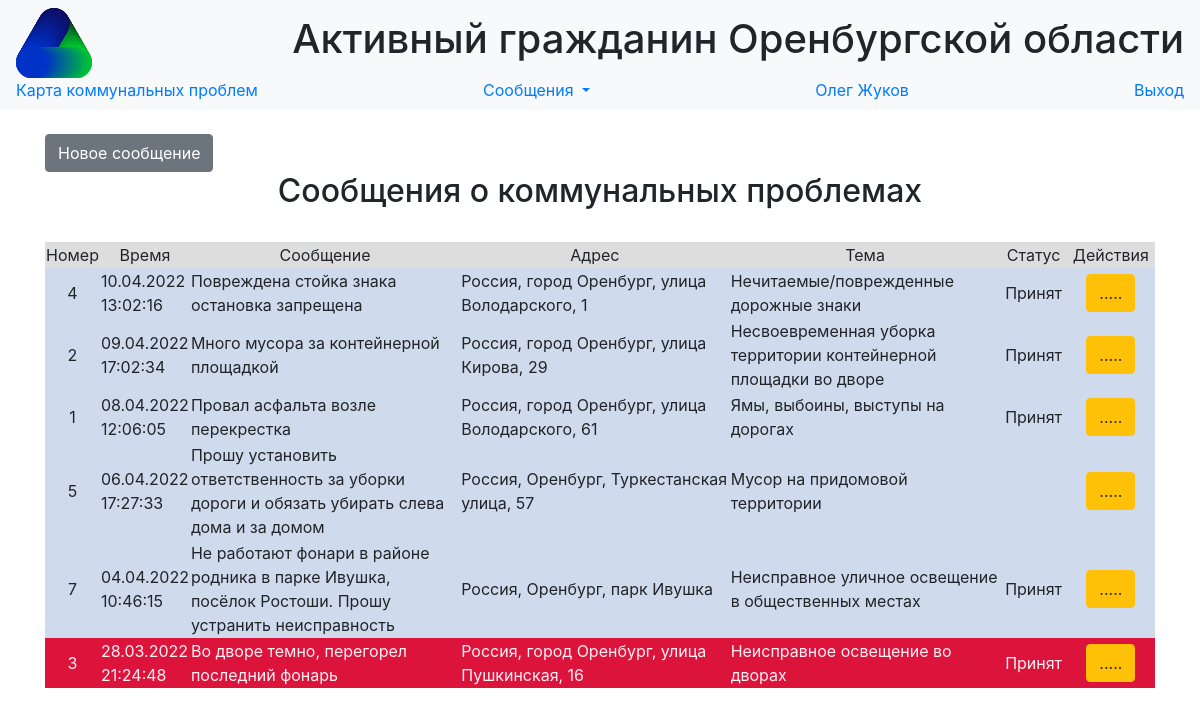
/calls (signed in), run on the app's committed database.
### data/users.py (models this page shows, shortened)
class User(SqlAlchemyBase, UserMixin,SerializerMixin):
    __tablename__ = 'users'
    id = sqlalchemy.Column(sqlalchemy.Integer,
                           primary_key=True, autoincrement=True)
    surname = sqlalchemy.Column(sqlalchemy.String, nullable=True)
    name = sqlalchemy.Column(sqlalchemy.String, nullable=True)
    position = sqlalchemy.Column(sqlalchemy.String, nullable=True)
    locality = sqlalchemy.Column(sqlalchemy.String, nullable=True)
    email = sqlalchemy.Column(sqlalchemy.String,
                              index=True, unique=True, nullable=True)
    hashed_password = sqlalchemy.Column(sqlalchemy.String, nullable=True)
    modified_date = sqlalchemy.Column(sqlalchemy.DateTime,
                                      default=datetime.datetime.now)

### data/calls.py (models this page shows, shortened)
class Call(SqlAlchemyBase, SerializerMixin):
    __tablename__ = 'calls'
    id = sqlalchemy.Column(sqlalchemy.Integer,
                           primary_key=True, autoincrement=True)
    message = sqlalchemy.Column(sqlalchemy.String, nullable=True)
    address = sqlalchemy.Column(sqlalchemy.String, nullable=True)
    point = sqlalchemy.Column(sqlalchemy.String, nullable=True)
    service = sqlalchemy.Column(sqlalchemy.String, nullable=True)
    status = sqlalchemy.Column(sqlalchemy.String, nullable=True)
    call_time = sqlalchemy.Column(sqlalchemy.DateTime,
                                  default=datetime.datetime.utcnow())
    finish_time = sqlalchemy.Column(sqlalchemy.DateTime,
                                    nullable=True)
    answer = sqlalchemy.Column(sqlalchemy.String, nullable=True)

### main.py (the view)
@app.route('/calls')
@login_required
def calls():
    db_sess = db_session.create_session()
    calls = db_sess.query(Call).order_by(desc(Call.call_time)).all()
    db_sess.commit()
    return render_template('calls.html', calls=calls, time_now=datetime.datetime.today())

### data/db_session.py (called while the page is built)
def create_session() -> Session:
    global __factory
    return __factory()

### main.py (called while the page is built)
@login_manager.user_loader
def load_user(user_id):
    db_sess = db_session.create_session()
    return db_sess.query(User).get(user_id)

### templates/calls.html (shortened to what this page needs)
{% extends "base.html" %}
{% block content %}
{% set STATUSES  = {"received": "Принят", "serviced": "Выполняется", "finished":  "Завершен"} %}
<br>
{% if current_user.is_authenticated %}
    <a href="/add_call" class="btn btn-secondary">Новое сообщение</a>
{% endif %}
<br>
<h2 align="center">Сообщения о коммунальных проблемах</h2>
<br>
<div class="table_container">
    <table class="my_table">
        <tr class="my_row">
            <td class="title" width="2%" bgcolor="#dddddd" align="center">Номер</td>
            <td class="title" width="5%" bgcolor="#dddddd" align="center">Время</td>
            <td class="title" width="25%" bgcolor="#dddddd" align="center">Сообщение</td>
            <td class="title" width="25%" bgcolor="#dddddd" align="center">Адрес</td>
            <td class="title" width="25%" bgcolor="#dddddd" align="center">Тема</td>
            <td class="title" width="6%" bgcolor="#dddddd" align="center">Статус</td>
            <td class="title" width="8%" bgcolor="#dddddd" align="center">Действия</td>
        </tr>
        {% for call in calls %}
            {% if (time_now - call.call_time).days >= 10 and call.status != "finished" %}
                {%  set color = "#dc143c" %}
                {% set text_color = "#FFF0F5" %}
            {% else %}
                {% set color = "#d0daed"  %}
                {% set text_color = "ffffff" %}
            {% endif %}
        <tr class="my_row">
            <td class="ordinary" bgcolor ={{color}} align="center" style="color:{{text_color}}">{{ call.id }}</td>
            <td class="ordinary" bgcolor ={{color}} style="color:{{text_color}}">{{ moment(call.call_time).format("DD.MM.YYYY HH:mm:ss") }}</td>
            <td class="ordinary" bgcolor ={{color}} style="color:{{text_color}}">{{ call.message }}</td>
            <td class="ordinary" bgcolor ={{color}} style="color:{{text_color}}">
                <span class="ymaps-geolink">
                        {{ call.address }}
                </span>
            </td>
            <td class="ordinary" bgcolor ={{color}} style="color:{{text_color}}">
                {{ call.service }}
            </td>
            <td class="ordinary" bgcolor ={{color}} align="center" style="color:{{text_color}}">{{ STATUSES[call.status] }}</td>
            <td class="ordinary" bgcolor ={{color}} align="center" style="color:{{text_color}}">
                {% if current_user.is_authenticated %}
                <div>       <a href="/calls/{{ call.id }}" class="btn btn-warning">.....</a>
                </div>
                {% endif %}
            </td>
        </tr>
        {% endfor %}
    </table>
</div>
{% endblock %}

### templates/base.html (shortened to what this page needs)
<!DOCTYPE html>
<html lang="en">
<head>
    <link rel="stylesheet" href="../static/css/bootstrap.min.css">
    <link rel="stylesheet" type="text/css" href="../static/css/style.css" />
</head>
  <body>
    <header>
      <nav class="navbar navbar-light bg-light">
          <img src="/static/favicon.svg" height = "70px">
          <h1>Активный гражданин Оренбургской области </h1>
          <a class="nav-brand" href="/map">Карта коммунальных проблем</a>
          {% if current_user.is_authenticated %}
          <div class="nav-item dropdown">
          <a class="nav-brand dropdown-toggle" href="#" id="navbarDropdownMenuLink" role="button"
             data-toggle="dropdown" aria-haspopup="true" aria-expanded="false"> Сообщения </a>
          </div>
          <a class="navbar-link" href="/users/{{current_user.id}}">{{current_user.name}} {{current_user.surname}}</a>
          <a class="navbar-link" href="/logout">Выход</a>
          {% else %}
            <p>
                <a class="btn btn-success" href="/login">Войти</a>
                <a class="btn btn-primary " href="/register">Зарегистрироваться</a>
            </p>
          {% endif %}
      </nav>
    </header>
    <main role="main" class="container">
        {% block content %}
        {% endblock %}
    </main>
  </body>
</html>

### data on the page
User: name "Олег", surname "Жуков"
Call: id "4", call_time "10.04.2022 13:02:16", message "Повреждена стойка знака остановка запрещена", address "Россия, город Оренбург, улица Володарского, 1", service "Нечитаемые/поврежденные дорожные знаки", status "Принят"
Call: id "2", call_time "09.04.2022 17:02:34", message "Много мусора за контейнерной площадкой", address "Россия, город Оренбург, улица Кирова, 29", service "Несвоевременная уборка территории контейнерной площадки во дворе", status "Принят"
Call: id "1", call_time "08.04.2022 12:06:05", message "Провал асфальта возле перекрестка", address "Россия, город Оренбург, улица Володарского, 61", service "Ямы, выбоины, выступы на дорогах", status "Принят"
Call: id "5", call_time "06.04.2022 17:27:33", message "Прошу установить ответственность за уборки дороги и обязать убирать слева дома и за домом", address "Россия, Оренбург, Туркестанская улица, 57", service "Мусор на придомовой территории"
Call: id "7", call_time "04.04.2022 10:46:15", message "Не работают фонари в районе родника в парке Ивушка, посёлок Ростоши. Прошу устранить неисправность", address "Россия, Оренбург, парк Ивушка", service "Неисправное уличное освещение в общественных местах", status "Принят"
Call: id "3", call_time "28.03.2022 21:24:48", message "Во дворе темно, перегорел последний фонарь", address "Россия, город Оренбург, улица Пушкинская, 16", service "Неисправное освещение во дворах", status "Принят"
